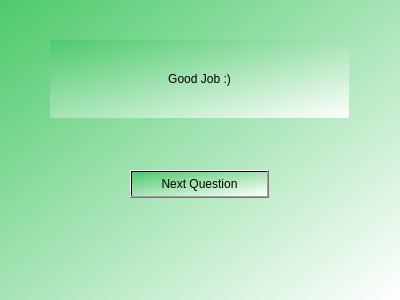
<?xml version="1.0" encoding="UTF-8"?>
<ui version="4.0">
 <class>Form</class>
 <widget class="QWidget" name="Form">
  <property name="geometry">
   <rect>
    <x>0</x>
    <y>0</y>
    <width>400</width>
    <height>300</height>
   </rect>
  </property>
  <property name="windowTitle">
   <string>Form</string>
  </property>
  <property name="styleSheet">
   <string notr="true">QWidget{
background-color:qlineargradient(spread:pad, x1:0, y1:0, x2:1, y2:1, stop:0 rgba(77, 202, 107, 255), stop:1 rgba(255, 255, 255, 255))
}</string>
  </property>
  <widget class="QLabel" name="QuestionLabel">
   <property name="geometry">
    <rect>
     <x>50</x>
     <y>40</y>
     <width>299</width>
     <height>78</height>
    </rect>
   </property>
   <property name="styleSheet">
    <string notr="true">QWidget{
font: 25 12pt &quot;Calibri&quot;;
background-color: &quot;lightgrey&quot;
}</string>
   </property>
   <property name="text">
    <string>Good Job :)</string>
   </property>
   <property name="alignment">
    <set>Qt::AlignCenter</set>
   </property>
  </widget>
  <widget class="QPushButton" name="submit">
   <property name="geometry">
    <rect>
     <x>130</x>
     <y>170</y>
     <width>139</width>
     <height>28</height>
    </rect>
   </property>
   <property name="styleSheet">
    <string notr="true">QWidget{
font: 25 12pt &quot;Calibri&quot;;
background-color: &quot;lightgrey&quot;
}</string>
   </property>
   <property name="text">
    <string>Next Question</string>
   </property>
  </widget>
 </widget>
 <resources/>
 <connections/>
</ui>
